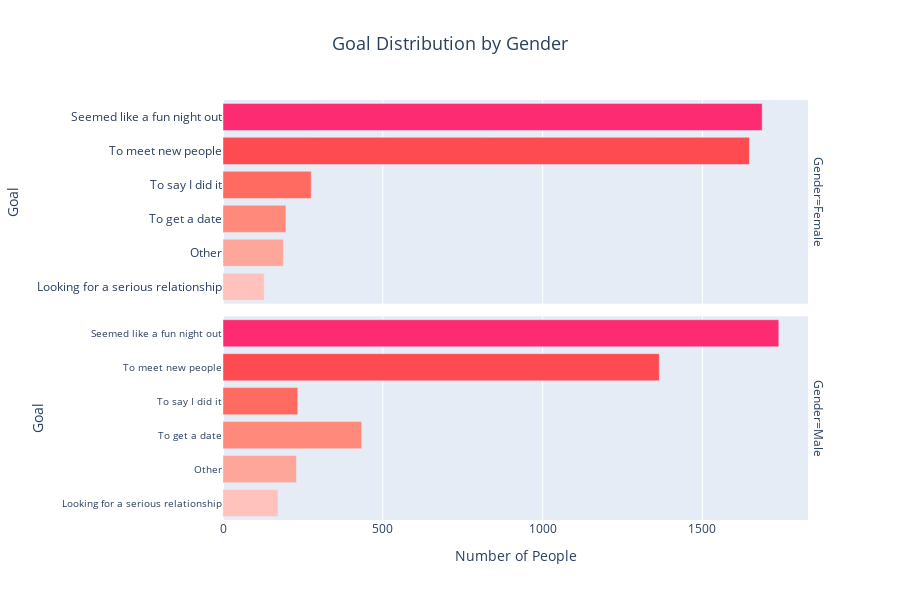

Notebook cell for this chart:
### Code cell
# Mapping goal numbers to their respective descriptions
goal_mapping = {
    1: 'Seemed like a fun night out',
    2: 'To meet new people',
    3: 'To get a date',
    4: 'Looking for a serious relationship',
    5: 'To say I did it',
    6: 'Other'
}

# Mapping gender numbers to their respective labels
gender_mapping = {
    0: 'Female',
    1: 'Male'
}

# Apply the mappings to the 'goal' and 'gender' columns
df['goal_label'] = df['goal'].map(goal_mapping)
df['gender_label'] = df['gender'].map(gender_mapping)

# Count the occurrences of each goal category per gender
goal_gender_counts = df.groupby(['gender_label', 'goal_label']).size().reset_index(name='Count')

# Sort the data by 'Count' in descending order for each gender
goal_gender_counts = goal_gender_counts.sort_values(by=['gender_label', 'Count'], ascending=[True, False])

# Custom colors for the bar chart
colors = ['#FD2C72', '#FE4A51', '#FF6A61', '#FF8A7B', '#FFA69B', '#FFC2BD']

# Create the bar chart using facet rows for Female and Male
fig = px.bar(goal_gender_counts, x='Count', y='goal_label', color='goal_label', orientation='h',
             facet_row='gender_label', title='Goal Distribution by Gender',
             labels={'goal_label': 'Goal', 'Count': 'Number of People', 'gender_label': 'Gender'},
             color_discrete_sequence=colors)

# Update layout: increase figure size, adjust font size, remove legend
fig.update_layout(
    title_font_size=18,
    title_x=0.5,
    yaxis_tickfont_size=10,  # Smaller font size for y-axis labels
    xaxis_tickfont_size=12,  # Adjust font size for x-axis labels
    showlegend=False,  # Hide legend
    height=600  # Increase height to accommodate both facets
)

# Update y-axis labels for readability
fig.update_yaxes(matches=None)  # Allow each facet row to have its own y-axis

# Show the chart
fig.show()

### Figure 1 — Plotly figure (JSON) as saved in the notebook; plotly's stock layout.template omitted (floating-point values rounded to 4 significant figures)
{"data": [{"alignmentgroup": "True", "hovertemplate": "Goal=%{y}<br>Gender=Female<br>Number of People=%{x}<extra></extra>", "legendgroup": "Seemed like a fun night out", "marker": {"color": "#FD2C72", "pattern": {"shape": ""}}, "name": "Seemed like a fun night out", "offsetgroup": "Seemed like a fun night out", "orientation": "h", "showlegend": true, "textposition": "auto", "type": "bar", "x": [1687], "xaxis": "x2", "y": ["Seemed like a fun night out"], "yaxis": "y2"}, {"alignmentgroup": "True", "hovertemplate": "Goal=%{y}<br>Gender=Male<br>Number of People=%{x}<extra></extra>", "legendgroup": "Seemed like a fun night out", "marker": {"color": "#FD2C72", "pattern": {"shape": ""}}, "name": "Seemed like a fun night out", "offsetgroup": "Seemed like a fun night out", "orientation": "h", "showlegend": false, "textposition": "auto", "type": "bar", "x": [1739], "xaxis": "x", "y": ["Seemed like a fun night out"], "yaxis": "y"}, {"alignmentgroup": "True", "hovertemplate": "Goal=%{y}<br>Gender=Female<br>Number of People=%{x}<extra></extra>", "legendgroup": "To meet new people", "marker": {"color": "#FE4A51", "pattern": {"shape": ""}}, "name": "To meet new people", "offsetgroup": "To meet new people", "orientation": "h", "showlegend": true, "textposition": "auto", "type": "bar", "x": [1647], "xaxis": "x2", "y": ["To meet new people"], "yaxis": "y2"}, {"alignmentgroup": "True", "hovertemplate": "Goal=%{y}<br>Gender=Male<br>Number of People=%{x}<extra></extra>", "legendgroup": "To meet new people", "marker": {"color": "#FE4A51", "pattern": {"shape": ""}}, "name": "To meet new people", "offsetgroup": "To meet new people", "orientation": "h", "showlegend": false, "textposition": "auto", "type": "bar", "x": [1365], "xaxis": "x", "y": ["To meet new people"], "yaxis": "y"}, {"alignmentgroup": "True", "hovertemplate": "Goal=%{y}<br>Gender=Female<br>Number of People=%{x}<extra></extra>", "legendgroup": "To say I did it", "marker": {"color": "#FF6A61", "pattern": {"shape": ""}}, "name": "To say I did it", "offsetgroup": "To say I did it", "orientation": "h", "showlegend": true, "textposition": "auto", "type": "bar", "x": [276], "xaxis": "x2", "y": ["To say I did it"], "yaxis": "y2"}, {"alignmentgroup": "True", "hovertemplate": "Goal=%{y}<br>Gender=Male<br>Number of People=%{x}<extra></extra>", "legendgroup": "To say I did it", "marker": {"color": "#FF6A61", "pattern": {"shape": ""}}, "name": "To say I did it", "offsetgroup": "To say I did it", "orientation": "h", "showlegend": false, "textposition": "auto", "type": "bar", "x": [234], "xaxis": "x", "y": ["To say I did it"], "yaxis": "y"}, {"alignmentgroup": "True", "hovertemplate": "Goal=%{y}<br>Gender=Female<br>Number of People=%{x}<extra></extra>", "legendgroup": "To get a date", "marker": {"color": "#FF8A7B", "pattern": {"shape": ""}}, "name": "To get a date", "offsetgroup": "To get a date", "orientation": "h", "showlegend": true, "textposition": "auto", "type": "bar", "x": [197], "xaxis": "x2", "y": ["To get a date"], "yaxis": "y2"}, {"alignmentgroup": "True", "hovertemplate": "Goal=%{y}<br>Gender=Male<br>Number of People=%{x}<extra></extra>", "legendgroup": "To get a date", "marker": {"color": "#FF8A7B", "pattern": {"shape": ""}}, "name": "To get a date", "offsetgroup": "To get a date", "orientation": "h", "showlegend": false, "textposition": "auto", "type": "bar", "x": [434], "xaxis": "x", "y": ["To get a date"], "yaxis": "y"}, {"alignmentgroup": "True", "hovertemplate": "Goal=%{y}<br>Gender=Female<br>Number of People=%{x}<extra></extra>", "legendgroup": "Other", "marker": {"color": "#FFA69B", "pattern": {"shape": ""}}, "name": "Other", "offsetgroup": "Other", "orientation": "h", "showlegend": true, "textposition": "auto", "type": "bar", "x": [189], "xaxis": "x2", "y": ["Other"], "yaxis": "y2"}, {"alignmentgroup": "True", "hovertemplate": "Goal=%{y}<br>Gender=Male<br>Number of People=%{x}<extra></extra>", "legendgroup": "Other", "marker": {"color": "#FFA69B", "pattern": {"shape": ""}}, "name": "Other", "offsetgroup": "Other", "orientation": "h", "showlegend": false, "textposition": "auto", "type": "bar", "x": [230], "xaxis": "x", "y": ["Other"], "yaxis": "y"}, {"alignmentgroup": "True", "hovertemplate": "Goal=%{y}<br>Gender=Female<br>Number of People=%{x}<extra></extra>", "legendgroup": "Looking for a serious relationship", "marker": {"color": "#FFC2BD", "pattern": {"shape": ""}}, "name": "Looking for a serious relationship", "offsetgroup": "Looking for a serious relationship", "orientation": "h", "showlegend": true, "textposition": "auto", "type": "bar", "x": [129], "xaxis": "x2", "y": ["Looking for a serious relationship"], "yaxis": "y2"}, {"alignmentgroup": "True", "hovertemplate": "Goal=%{y}<br>Gender=Male<br>Number of People=%{x}<extra></extra>", "legendgroup": "Looking for a serious relationship", "marker": {"color": "#FFC2BD", "pattern": {"shape": ""}}, "name": "Looking for a serious relationship", "offsetgroup": "Looking for a serious relationship", "orientation": "h", "showlegend": false, "textposition": "auto", "type": "bar", "x": [172], "xaxis": "x", "y": ["Looking for a serious relationship"], "yaxis": "y"}], "layout": {"annotations": [{"font": {}, "showarrow": false, "text": "Gender=Male", "textangle": 90, "x": 0.98, "xanchor": "left", "xref": "paper", "y": 0.2425, "yanchor": "middle", "yref": "paper"}, {"font": {}, "showarrow": false, "text": "Gender=Female", "textangle": 90, "x": 0.98, "xanchor": "left", "xref": "paper", "y": 0.7575, "yanchor": "middle", "yref": "paper"}], "barmode": "relative", "height": 600, "legend": {"title": {"text": "Goal"}, "tracegroupgap": 0}, "showlegend": false, "title": {"font": {"size": 18}, "text": "Goal Distribution by Gender", "x": 0.5}, "xaxis": {"anchor": "y", "domain": [0, 0.98], "tickfont": {"size": 12}, "title": {"text": "Number of People"}}, "xaxis2": {"anchor": "y2", "domain": [0, 0.98], "matches": "x", "showticklabels": false}, "yaxis": {"anchor": "x", "categoryarray": ["Looking for a serious relationship", "Other", "To get a date", "To say I did it", "To meet new people", "Seemed like a fun night out"], "categoryorder": "array", "domain": [0, 0.485], "tickfont": {"size": 10}, "title": {"text": "Goal"}}, "yaxis2": {"anchor": "x2", "categoryarray": ["Looking for a serious relationship", "Other", "To get a date", "To say I did it", "To meet new people", "Seemed like a fun night out"], "categoryorder": "array", "domain": [0.515, 1], "title": {"text": "Goal"}}}}
